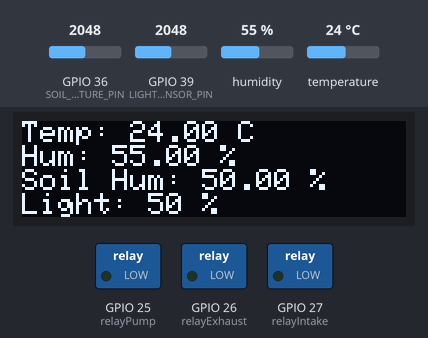
Simulated run of this sketch. Board: ESP32. Shown: 128×32 one-colour display, switched loads named in the sketch (green lamp = pin HIGH). The test bench sets the inputs (shaded band); at power-on: GPIO 39 (LIGHT_SENSOR_PIN) = 2048, GPIO 36 (SOIL_MOISTURE_PIN) = 2048, humidity 55 %, temperature 24 °C. WiFi joins after 1.5 s; servers stay silent unless stated; the display library's start-up logo is not drawn; uploads are accepted with an empty reply; the local clock reads 2024-03-15 10:24:30 at power-on unless the sketch sets it; what the sketch prints to the serial monitor is not drawn.

Above: at 4.9 s.
5.0 s: GPIO 39 (LIGHT_SENSOR_PIN) set to 1257
At 10.4 s:
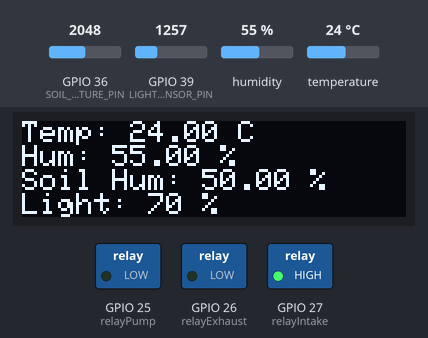
11.5 s: GPIO 39 (LIGHT_SENSOR_PIN) set to 1174
At 18.0 s:
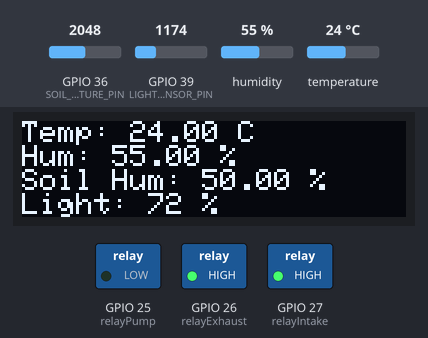
19.0 s: GPIO 36 (SOIL_MOISTURE_PIN) set to 2875
At 23.6 s:
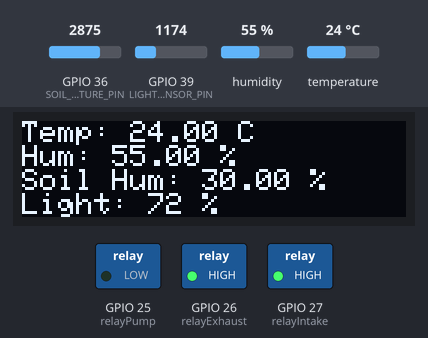
25.2 s: GPIO 36 (SOIL_MOISTURE_PIN) set to 2959
At 31.2 s:
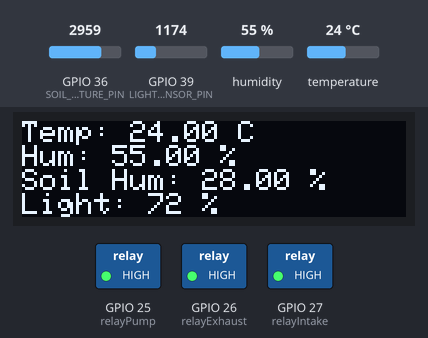
31.6 s: GPIO 39 (LIGHT_SENSOR_PIN) set to 2866
At 37.6 s:
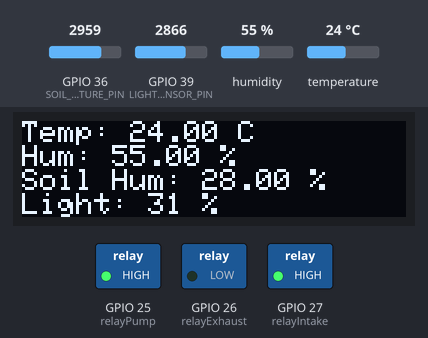
37.9 s: humidity set to 22 %
At 42.3 s:
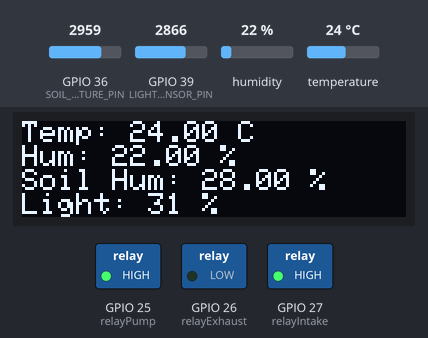
Timing chart, 0 to 43.8 s (numbered marks = the images above; inputs shaded):
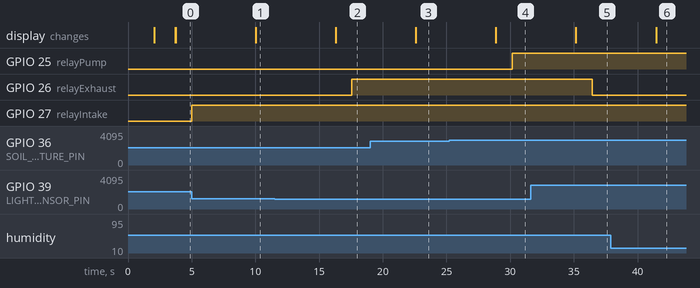

The sketch:

esp32-ntp-clock.ino
```cpp
#include <WiFi.h>
#include <Wire.h>
#include <Adafruit_GFX.h>
#include <Adafruit_SSD1306.h>
#include <DHT.h>

// Настройка OLED дисплея
#define OLED_RESET -1 // Reset pin # (or -1 if sharing Arduino reset pin)
#define SCREEN_ADDRESS 0x3C ///< See datasheet for Address; 0x3D for 128x64, 0x3C for 128x32
Adafruit_SSD1306 display(128, 32, &Wire, OLED_RESET);

// Настройка датчика DHT22
#define DHTPIN 5 // Вывод, к которому подключается датчик
#define DHTTYPE DHT22
DHT dht(DHTPIN, DHTTYPE);

// Настройка датчика влажности почвы
#define SOIL_MOISTURE_PIN 36

// Настройка фотоэлемента (датчика освещенности)
#define LIGHT_SENSOR_PIN 39

// Настройка реле
const int relayPump = 25;    // Насос
const int relayExhaust = 26; // Вытяжка
const int relayIntake = 27;  // Приточка

// Заглушка для требований растения
const float soilMoistureThreshold = 30.0; // Пороговая влажность почвы (%)
const int lightLevelThreshold = 70;      // Пороговый уровень освещенности (%)

// Настройка Wi-Fi
const char* ssid = "Wokwi-GUEST"; // Замените на ваш SSID
const char* password = "";        // Замените на ваш пароль

// Настройка API
const char* api_url = "http://172.20.10.7:8000/api/sensor-values/"; // URL вашего Django API
const char* sensor_id = "1"; // ID датчика (замените на актуальное значение)

void spinner() {
  static int8_t counter = 0;
  const char* glyphs = "\xa1\xa5\xdb";
  display.setTextSize(1);
  display.setTextColor(SSD1306_WHITE);
  display.setCursor(115, 56);
  display.print(glyphs[counter++]);
  if (counter == strlen(glyphs)) {
    counter = 0;
  }
  display.display();
}

void sendSensorDataToAPI(float humidity, float temperature, float soilMoisture, int lightLevel) {
  WiFiClient client;
  if (client.connect("172.20.10.7", 8000)) { // Замените IP-адрес на актуальный
    Serial.println("Connected to API");

    String postData = "{\"sensor\": " + String(sensor_id) + ", \"value\": " + String(temperature, 2) + ", \"timestamp\": \"" + getFormattedTime() + "\"}";
    String postRequest = String("POST ") + "/api/sensor-values/ HTTP/1.1\r\n" +
                         "Host: 172.20.10.7\r\n" + // Замените IP-адрес на актуальный
                         "Content-Type: application/json\r\n" +
                         "Content-Length: " + postData.length() + "\r\n" +
                         "Connection: close\r\n\r\n" +
                         postData;

    client.print(postRequest);

    unsigned long timeout = millis();
    while (client.available() == 0) {
      if (millis() - timeout > 5000) {
        Serial.println(">>> Client Timeout !");
        client.stop();
        return;
      }
    }

    while (client.available()) {
      String line = client.readStringUntil('\r');
      Serial.print(line);
    }

    Serial.println();
    Serial.println("Closing connection");
  } else {
    Serial.println("Connection to API failed");
  }
}

String getFormattedTime() {
  struct tm timeinfo;
  if (!getLocalTime(&timeinfo)) {
    return "";
  }
  char buffer[20];
  strftime(buffer, sizeof(buffer), "%Y-%m-%dT%H:%M:%S", &timeinfo);
  return String(buffer);
}

void controlRelays(float soilMoisture, int lightLevel) {
  // Управление насосом (полив)
  if (soilMoisture < soilMoistureThreshold) {
    digitalWrite(relayPump, HIGH); // Включаем насос
    Serial.println("Pump ON");
  } else {
    digitalWrite(relayPump, LOW); // Выключаем насос
    Serial.println("Pump OFF");
  }

  // Управление вытяжкой (освещение)
  if (lightLevel > lightLevelThreshold) {
    digitalWrite(relayExhaust, HIGH); // Включаем вытяжку
    Serial.println("Exhaust Fan ON");
  } else {
    digitalWrite(relayExhaust, LOW); // Выключаем вытяжку
    Serial.println("Exhaust Fan OFF");
  }

  // Управление приточной вентиляцией (опционально)
  digitalWrite(relayIntake, HIGH); // Приточная вентиляция всегда включена
  Serial.println("Intake Fan ON");
}

void printSensorData() {
  // Читаем данные с датчиков
  float humidity = dht.readHumidity(); // Влажность воздуха
  float temperature = dht.readTemperature(); // Температура
  float soilMoisture = analogRead(SOIL_MOISTURE_PIN); // Влажность почвы
  soilMoisture = map(soilMoisture, 0, 4095, 100, 0); // Преобразуем значение в проценты

  int lightLevel = analogRead(LIGHT_SENSOR_PIN); // Уровень освещенности
  lightLevel = map(lightLevel, 0, 4095, 100, 0); // Преобразуем значение в проценты

  // Проверяем корректность данных
  if (isnan(humidity) || isnan(temperature)) {
    Serial.println("Failed to read from DHT sensor!");
    display.clearDisplay();
    display.setTextSize(1);
    display.setTextColor(SSD1306_WHITE);
    display.setCursor(0, 0);
    display.println(F("Sensor Error"));
    display.setCursor(0, 16);
    display.println(F("Check DHT22"));
    display.display();
    return;
  }

  // Выводим данные на OLED
  display.clearDisplay();
  display.setTextSize(1);
  display.setTextColor(SSD1306_WHITE);

  display.setCursor(0, 0);
  display.print(F("Temp: "));
  display.print(temperature);
  display.print(F(" C"));

  display.setCursor(0, 8);
  display.print(F("Hum: "));
  display.print(humidity);
  display.print(F(" %"));

  display.setCursor(0, 16);
  display.print(F("Soil Hum: "));
  display.print(soilMoisture);
  display.print(F(" %"));

  display.setCursor(0, 24);
  display.print(F("Light: "));
  display.print(lightLevel);
  display.print(F(" %"));

  display.display();

  // Отправляем данные на сервер
  sendSensorDataToAPI(humidity, temperature, soilMoisture, lightLevel);

  // Управляем реле
  controlRelays(soilMoisture, lightLevel);
}

void setup() {
  Serial.begin(115200);

  // Инициализация OLED дисплея
  if (!display.begin(SSD1306_SWITCHCAPVCC, SCREEN_ADDRESS)) {
    Serial.println("SSD1306 allocation failed");
    for (;;) { // Не продолжаем работу, если дисплей не инициализирован
    }
  }
  display.display();
  delay(2000);
  display.clearDisplay();

  // Инициализация датчика DHT22
  dht.begin();

  // Инициализация реле
  pinMode(relayPump, OUTPUT);
  pinMode(relayExhaust, OUTPUT);
  pinMode(relayIntake, OUTPUT);

  // Подключение к Wi-Fi
  display.setTextSize(1);
  display.setTextColor(SSD1306_WHITE);
  display.setCursor(0, 0);
  display.print(F("Connecting to "));
  display.setCursor(0, 16);
  display.print(F("WiFi "));
  display.display();

  WiFi.begin(ssid, password); // Подключение к Wi-Fi

  int connectionAttempts = 0;
  while (WiFi.status() != WL_CONNECTED && connectionAttempts < 10) {
    delay(250);
    spinner();
    display.display();
    connectionAttempts++;
  }

  if (WiFi.status() == WL_CONNECTED) {
    Serial.println("");
    Serial.println("WiFi connected");
    Serial.print("IP address: ");
    Serial.println(WiFi.localIP());

    // После подключения очищаем экран OLED
    display.clearDisplay();
    display.setCursor(0, 0);
    display.println(F("Online"));
    display.setCursor(0, 16);
    display.println(F("Updating..."));
    display.display();
  } else {
    Serial.println("Failed to connect to WiFi!");
    display.clearDisplay();
    display.setCursor(0, 0);
    display.println(F("WiFi Error"));
    display.setCursor(0, 16);
    display.println(F("Check Settings"));
    display.display();
    ESP.restart(); // Перезапускаем устройство при неудачном подключении
  }
}

void loop() {
  // Вызываем функцию для чтения данных с датчиков и отправки их на сервер
  printSensorData();

  // Ждем 5 секунд перед следующей отправкой
  delay(5000);
}
```

Measured:
- the behaviour switches between 1229 and 1228 on GPIO 39 (LIGHT_SENSOR_PIN) (found by bisection; images 1 and 2)
- the behaviour switches between 2907 and 2908 on GPIO 36 (SOIL_MOISTURE_PIN) (found by bisection; images 3 and 4)
- after the input at 5.0 s, the display: changes after 5.0 s (image 1)
- after the input at 11.5 s, GPIO 26 (relayExhaust): LOW → HIGH after 6.1 s; the display: changes after 4.8 s (image 2)
- after the input at 19.0 s, the display: changes after 3.6 s (image 3)
- after the input at 25.2 s, GPIO 25 (relayPump): LOW → HIGH after 4.9 s; the display: changes after 3.7 s (image 4)
- after the input at 31.6 s, GPIO 26 (relayExhaust): HIGH → LOW after 4.8 s; the display: changes after 3.6 s (image 5)
- after the input at 37.9 s, the display: changes after 3.5 s (image 6)
